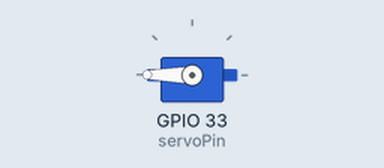
Bench run of a sketch on a simulated ESP32. Shown: servo. What the sketch prints to the serial monitor is not drawn.

Above: at 0.05 s.
At 4.0 s:
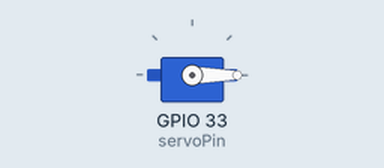
Timing chart, 0 to 5.2 s (numbered marks = the images above):
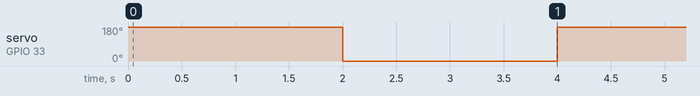

Measured:
- by itself, servo on GPIO 33 (servoPin): alternates 180° for 2.0 s and 0° for 2.0 s

The sketch:

Day8_Project_Using_servo.ino
```cpp
#include <Servo.h>

static const int servoPin = 33;
Servo servo1;

void setup()
{
  Serial.begin(115200);
  servo1.attach(servoPin);
}

void loop() {
  servo1.write(180);
  Serial.print("MOVING");
  delay(2000);
  servo1.write(0);
  Serial.print("MOVING");
  delay(2000);
}
```
